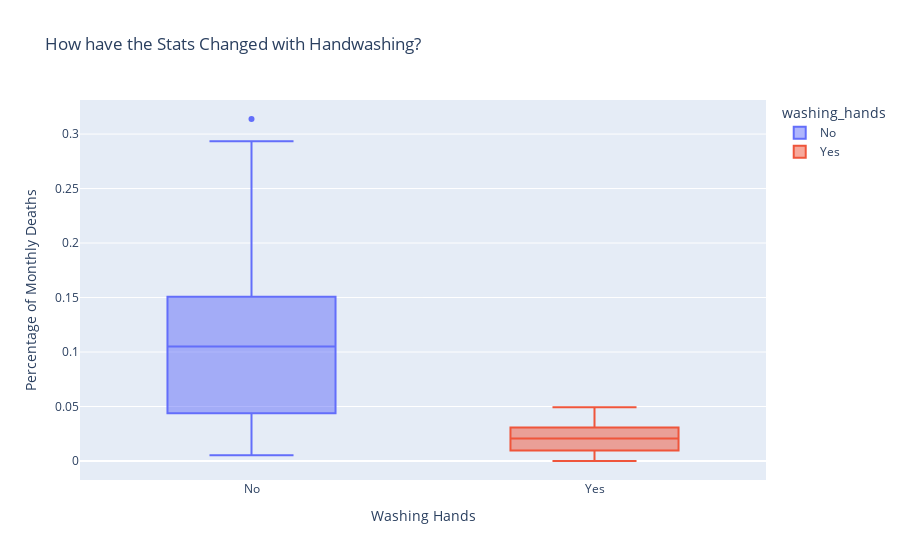

Source (notebook cell):
### Code cell
box = px.box(
    df_monthly,
    x="washing_hands",
    y="pct_deaths",
    color="washing_hands",
    title="How have the Stats Changed with Handwashing?"
)

box.update_layout(
    xaxis_title="Washing Hands",
    yaxis_title="Percentage of Monthly Deaths"
)

box.show()

### Figure 1 — Plotly figure (JSON) as saved in the notebook; plotly's stock layout.template omitted (floating-point values rounded to 4 significant figures)
{"data": [{"alignmentgroup": "True", "hovertemplate": "washing_hands=%{x}<br>pct_deaths=%{y}<extra></extra>", "legendgroup": "No", "marker": {"color": "#636efa"}, "name": "No", "notched": false, "offsetgroup": "No", "orientation": "v", "showlegend": true, "type": "box", "x": ["No", "No", "No", "No", "No", "No", "No", "No", "No", "No", "No", "No", "No", "No", "No", "No", "No", "No", "No", "No", "No", "No", "No", "No", "No", "No", "No", "No", "No", "No", "No", "No", "No", "No", "No", "No", "No", "No", "No", "No", "No", "No", "No", "No", "No", "No", "No", "No", "No", "No", "No", "No", "No", "No", "No", "No", "No", "No", "No", "No", "No", "No", "No", "No", "No", "No", "No", "No", "No", "No", "No", "No", "No", "No", "No", "No"], "x0": " ", "xaxis": "x", "y": [0.1457, 0.07531, 0.04332, 0.01569, 0.007843, 0.05, 0.08421, 0.01351, 0.01878, 0.1102, 0.2255, 0.2085, 0.1222, 0.1023, 0.1074, 0.03226, 0.06593, 0.2078, 0.2546, 0.1839, 0.2934, 0.2297, 0.3138, 0.1912, 0.1597, 0.1241, 0.1193, 0.06098, 0.04082, 0.005236, 0.01554, 0.02262, 0.176, 0.07143, 0.08051, 0.1516, 0.1128, 0.1703, 0.1731, 0.05833, 0.02679, 0.04369, 0.0632, 0.01224, 0.03226, 0.1102, 0.1055, 0.07591, 0.04745, 0.04452, 0.04231, 0.04392, 0.07143, 0.06122, 0.03586, 0.1055, 0.1484, 0.1094, 0.1049, 0.1339, 0.1809, 0.1543, 0.1897, 0.1344, 0.1015, 0.131, 0.1806, 0.1439, 0.1496, 0.1077, 0.05369, 0.03215, 0.01923, 0.03607, 0.1827, 0.1224], "y0": " ", "yaxis": "y"}, {"alignmentgroup": "True", "hovertemplate": "washing_hands=%{x}<br>pct_deaths=%{y}<extra></extra>", "legendgroup": "Yes", "marker": {"color": "#EF553B"}, "name": "Yes", "notched": false, "offsetgroup": "Yes", "orientation": "v", "showlegend": true, "type": "box", "x": ["Yes", "Yes", "Yes", "Yes", "Yes", "Yes", "Yes", "Yes", "Yes", "Yes", "Yes", "Yes", "Yes", "Yes", "Yes", "Yes", "Yes", "Yes", "Yes", "Yes", "Yes", "Yes"], "x0": " ", "xaxis": "x", "y": [0.02239, 0.012, 0.01894, 0.0458, 0.03957, 0.04472, 0.0293, 0.03534, 0.006873, 0, 0.006557, 0.009585, 0.01136, 0.003717, 0, 0.009615, 0.02341, 0.02903, 0.0134, 0.02233, 0.03085, 0.04926], "y0": " ", "yaxis": "y"}], "layout": {"boxmode": "overlay", "legend": {"title": {"text": "washing_hands"}, "tracegroupgap": 0}, "title": {"text": "How have the Stats Changed with Handwashing?"}, "xaxis": {"anchor": "y", "categoryarray": ["No", "Yes"], "categoryorder": "array", "domain": [0, 1], "title": {"text": "Washing Hands"}}, "yaxis": {"anchor": "x", "domain": [0, 1], "title": {"text": "Percentage of Monthly Deaths"}}}}
